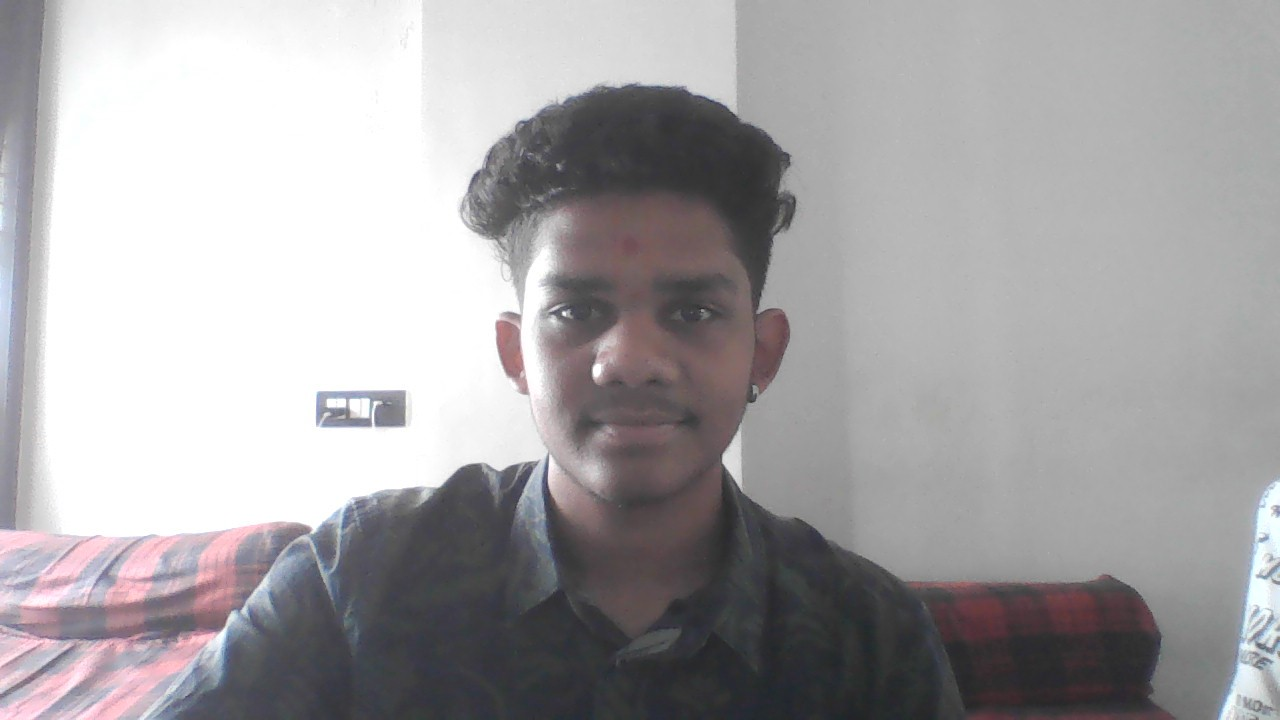
#> input picture sahil.jpg, 1280 x 720 px, given in place of the camera
$ python videocapture_new.py
#> lines starting #> are read from the running program, lines starting #| are printed output that depends on the picture
import cv2 as cv
import numpy as np
import os
import imutils


folder=os.path.dirname(__file__)
width=800
faces  = cv.CascadeClassifier(os.path.join(folder,'./haarcascade_frontalface_default.xml'))
eyes = cv.CascadeClassifier(os.path.join(folder,'./haarcascade_eye.xml'))
vid = cv.VideoCapture(0)
counter = 0
count =10
timer = 0
attempts = 3
counter_eyes = 0
count_eyes =10
timer_eyes = 0
attempts = 3
while True:
    status,img = vid.read()
#> img is the input picture: shape (720, 1280, 3); mean B, G, R 166.4, 164.5, 166.8
    img=imutils.resize(img,width)
#> img: shape (450, 800, 3)
    gray_face = cv.cvtColor(img,cv.COLOR_BGR2GRAY)
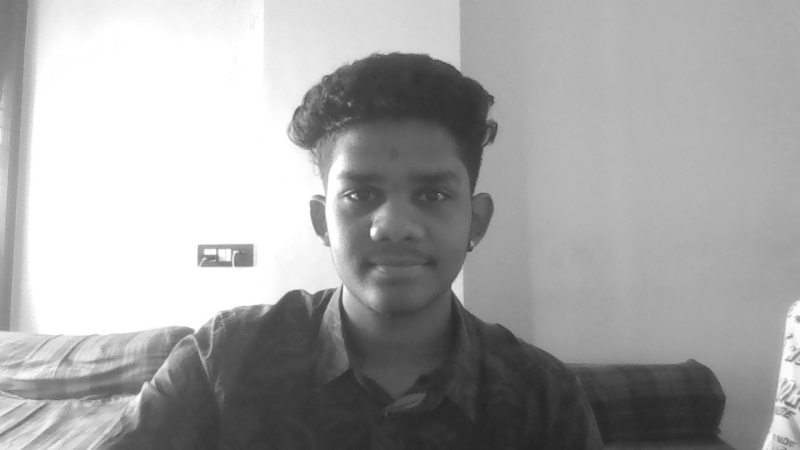
#> gray_face: shape (450, 800); min 35, max 255, mean 165.4
    face = faces.detectMultiScale(gray_face,1.9,5)
#> face = ()
    if len(face) > 0:
        for (x,y,w,h) in face:
            cv.rectangle(img,(x,y),(x+w,y+h),(255,0,255),2)
            eyes_gray = gray_face[y:y+h,x:x+w]
            eyes_img = img[y:y+h,x:x+w]
            eye = eyes.detectMultiScale(eyes_gray,1.8,5)
            if len(eye) > 1:
                for (ex,ey,ew,eh) in eye:

                    cv.rectangle(eyes_img,(ex,ey),(ex+ew,ey+eh),(255,0,0),2)


                    counter_eyes = 0
                    count_eyes = 10
            else:
                cv.putText(img,f'look at the screen',(313,255),cv.FONT_HERSHEY_SIMPLEX, .5,(255,255,255),2,cv.LINE_AA)
                counter_eyes += 1
                if counter > 500:
                    cv.putText(img,f'look at the screen or else you will be disqualified {count_eyes} sec',(60,420),cv.FONT_HERSHEY_TRIPLEX, .5,(0,0,255),2,cv.LINE_AA)
                timer_eyes +=1
                if timer_eyes == 50:
                    timer_eyes = 0
                    count-=1
                if count_eyes == 0:
                    break

                if count_eyes == 5 and timer_eyes == 50:
                    attempts -=1
                if attempts == 0:
                    break

        counter = 0
        count = 10
    else:
        cv.rectangle(img,(350,290),(470,310),(0,0,255),-1)
        cv.putText(img,f'Not detected',(363,305),cv.FONT_HERSHEY_SIMPLEX, .5,(255,255,255),2,cv.LINE_AA)
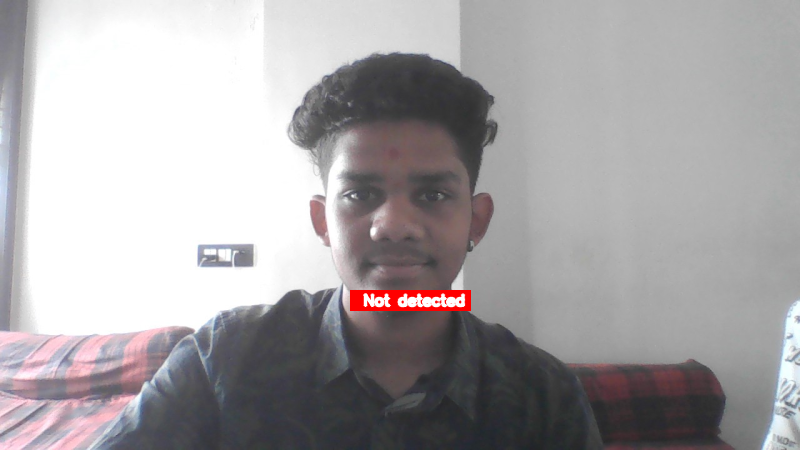
#> img: shape (450, 800, 3); mean B, G, R 166.2, 164.4, 167.7
        counter +=1
        if counter > 500:
            cv.rectangle(img,(55,400),(600,440),(0,0,255),1)
            cv.putText(img,f'You will be disqualified if you dont return to exam in {count} sec',(60,420),cv.FONT_HERSHEY_TRIPLEX, .5,(0,0,255),2,cv.LINE_AA)
            timer +=1
            if timer == 50:
                timer = 0
                count-=1
            if count == 0:
                break

            if count == 5 and timer == 50:
                attempts -=1
            if attempts == 0:
                break
    cv.imshow('IMG',img)
    if cv.waitKey(1) == ord('q'):
#> (key q is pressed here)
        break
vid.release()
cv.destroyAllWindows()
